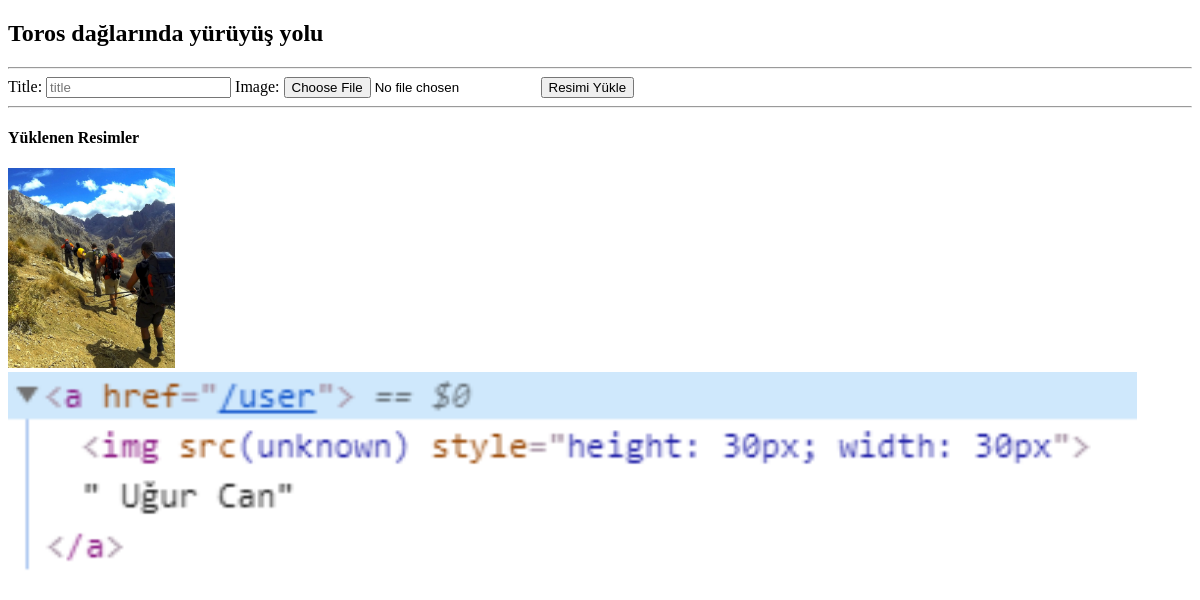
Page /user/productaddimage/18 (signed in) on the earlier database version.
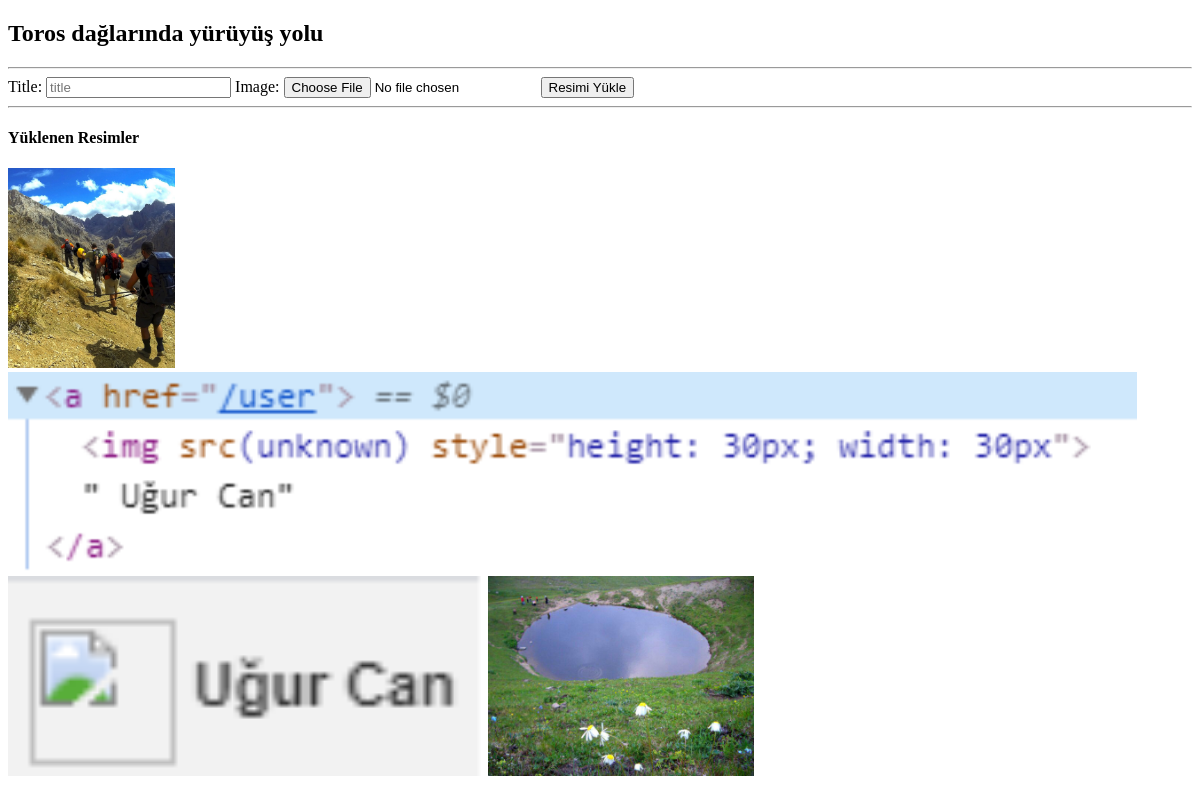
Same page on the later database version.
### turistikmekan/models.py (models this page shows, shortened)
class Product(models.Model):
    STATUS = (
        ('True', 'Evet'),
        ('False', 'Hayır'),
    )
    user = models.ForeignKey(User, on_delete=models.SET_NULL, null=True)
    category = models.ForeignKey(Category,on_delete=models.CASCADE) # relation with Category table
    title = models.CharField(max_length=150)
    keywords = models.CharField(blank=True, max_length=255)
    description = models.CharField(blank=True, max_length=255)
    image = models.ImageField(blank=True,upload_to='images/')
    detail = RichTextUploadingField()
    status = models.CharField(max_length=10, choices=STATUS)
    slug = models.SlugField(null=False, unique=True)
    parent = models.ForeignKey('self', blank=True, null=True, related_name='children', on_delete=models.CASCADE)
    create_at = models.DateTimeField(auto_now_add=True)
    update_at = models.DateTimeField(auto_now=True)
    def image_tag(self):
        return mark_safe('<img src="{}" height="50"/>'.format(self.image.url))
    image_tag.short_description = 'Image'

class Images(models.Model):
    product = models.ForeignKey(Product,on_delete=models.CASCADE)
    title = models.CharField(max_length=50,blank=True)
    image = models.ImageField(blank=True,upload_to='images/')
    def image_tag(self):
        return mark_safe('<img src="{}" height="50"/>'.format(self.image.url))
    image_tag.short_description = 'Image'

### user/views.py (the view)
@login_required(login_url='/login') #Check login
def productaddimage(request, id):
    if request.method == 'POST':
        lasturl= request.META.get('HTTP_REFERER')
        form = ProductImageForm(request.POST, request.FILES)
        if form.is_valid():
            data = Images()
            data.title = form.cleaned_data['title']
            data.product_id = id
            data.image = form.cleaned_data['image']
            data.save()
            messages.success(request, 'Resiminiz başarılı bir şekilde kaydedildi!')
            return HttpResponseRedirect(lasturl)
        else:
            messages.warning(request, 'Form Error :' + str(form.errors))
            return HttpResponseRedirect(lasturl)
    else:
        product = Product.objects.get(id=id)
        images = Images.objects.filter(product_id=id)
        form = ProductImageForm()
        context = {
            'product':product,
            'images':images,
            'form':form,
        }
        return render(request, 'product_gallery.html', context)

### turistikmekan/models.py
class ProductImageForm(ModelForm):
    class Meta:
        model = Images
        fields = ['title', 'image']

### user/templates/product_gallery.html (shortened to what this page needs)
<!DOCTYPE html>
<html lang="en">
<head>
</head>
<body>
<h2>{{ product.title }}</h2>
<hr>
<form method="POST" enctype="multipart/form-data">
    <label for="id_title">Title:</label>
    <input type="text" name="title" class="input-append" placeholder="title" maxlength="100" id="id_title">
    <label for="id_image">Image:</label>
    <input type="file" name="image" class="input-medium" placeholder="image" accept="image/*" id="id_image">
    <button class="btn-primary" type="submit">Resimi Yükle</button>
</form>
<hr>
<h4>Yüklenen Resimler</h4>
{% for rs in images %}
    <img src="{{ rs.image.url }}" height="200">
{% endfor %}
</body>
</html>

Differences in the rows shown:
added Images: image (picture)
added Images: image (picture)
